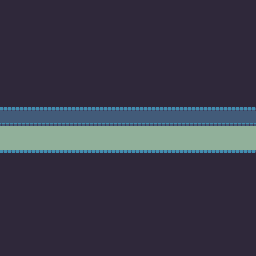

The image is a tile-based game level rendered from a .tmx file. Its description and complete source (layers, tilesets, objects, tile grids) follow:
An orthogonal 16x16 tile map with 16x16 px tiles, 3 tile layers (Floor, Walls, Objects).

<map version="1.0" tiledversion="1.1.2" orientation="orthogonal" renderorder="right-down" width="16" height="16" tilewidth="16" tileheight="16" infinite="0" nextobjectid="1">
 <tileset firstgid="1" source="world1_tileset.tsx" />
 <layer name="Floor" width="16" height="16">
  <data encoding="csv">
55,55,55,55,55,55,55,55,55,55,55,55,55,55,55,55,
55,55,55,55,55,55,55,55,55,55,55,55,55,55,55,55,
55,55,55,55,55,55,55,55,55,55,55,55,55,55,55,55,
55,55,55,55,55,55,55,55,55,55,55,55,55,55,55,55,
55,55,55,55,55,55,55,55,55,55,55,55,55,55,55,55,
55,55,55,55,55,55,55,55,55,55,55,55,55,55,55,55,
55,55,55,55,55,55,55,55,55,55,55,55,55,55,55,55,
55,55,55,55,55,55,55,55,55,55,55,55,55,55,55,55,
55,55,55,55,55,55,55,55,55,55,55,55,55,55,55,55,
55,55,55,55,55,55,55,55,55,55,55,55,55,55,55,55,
55,55,55,55,55,55,55,55,55,55,55,55,55,55,55,55,
55,55,55,55,55,55,55,55,55,55,55,55,55,55,55,55,
55,55,55,55,55,55,55,55,55,55,55,55,55,55,55,55,
55,55,55,55,55,55,55,55,55,55,55,55,55,55,55,55,
55,55,55,55,55,55,55,55,55,55,55,55,55,55,55,55,
55,55,55,55,55,55,55,55,55,55,55,55,55,55,55,55
</data>
 </layer>
 <layer name="Walls" width="16" height="16">
  <data encoding="csv">
26,26,26,26,26,26,26,26,26,26,26,26,26,26,26,26,
26,26,26,26,26,26,26,26,26,26,26,26,26,26,26,26,
26,26,26,26,26,26,26,26,26,26,26,26,26,26,26,26,
26,26,26,26,26,26,26,26,26,26,26,26,26,26,26,26,
26,26,26,26,26,26,26,26,26,26,26,26,26,26,26,26,
26,26,26,26,26,26,26,26,26,26,26,26,26,26,26,26,
7,7,7,7,7,7,7,7,7,7,7,7,7,7,7,7,
31,31,31,31,31,31,31,31,31,31,31,31,31,31,31,31,
0,0,0,0,0,0,0,0,0,0,0,0,0,0,0,0,
79,79,79,79,79,79,79,79,79,79,79,79,79,79,79,79,
26,26,26,26,26,26,26,26,26,26,26,26,26,26,26,26,
26,26,26,26,26,26,26,26,26,26,26,26,26,26,26,26,
26,26,26,26,26,26,26,26,26,26,26,26,26,26,26,26,
26,26,26,26,26,26,26,26,26,26,26,26,26,26,26,26,
26,26,26,26,26,26,26,26,26,26,26,26,26,26,26,26,
26,26,26,26,26,26,26,26,26,26,26,26,26,26,26,26
</data>
 </layer>
 <layer name="Objects" width="16" height="16">
  <data encoding="csv">
0,0,0,0,0,0,0,0,0,0,0,0,0,0,0,0,
0,0,0,0,0,0,0,0,0,0,0,0,0,0,0,0,
0,0,0,0,0,0,0,0,0,0,0,0,0,0,0,0,
0,0,0,0,0,0,0,0,0,0,0,0,0,0,0,0,
0,0,0,0,0,0,0,0,0,0,0,0,0,0,0,0,
0,0,0,0,0,0,0,0,0,0,0,0,0,0,0,0,
0,0,0,0,0,0,0,0,0,0,0,0,0,0,0,0,
0,0,0,0,0,0,0,0,0,0,0,0,0,0,0,0,
0,0,0,0,0,0,0,0,0,0,0,0,0,0,0,0,
0,0,0,0,0,0,0,0,0,0,0,0,0,0,0,0,
0,0,0,0,0,0,0,0,0,0,0,0,0,0,0,0,
0,0,0,0,0,0,0,0,0,0,0,0,0,0,0,0,
0,0,0,0,0,0,0,0,0,0,0,0,0,0,0,0,
0,0,0,0,0,0,0,0,0,0,0,0,0,0,0,0,
0,0,0,0,0,0,0,0,0,0,0,0,0,0,0,0,
0,0,0,0,0,0,0,0,0,0,0,0,0,0,0,0
</data>
 </layer>
</map>
